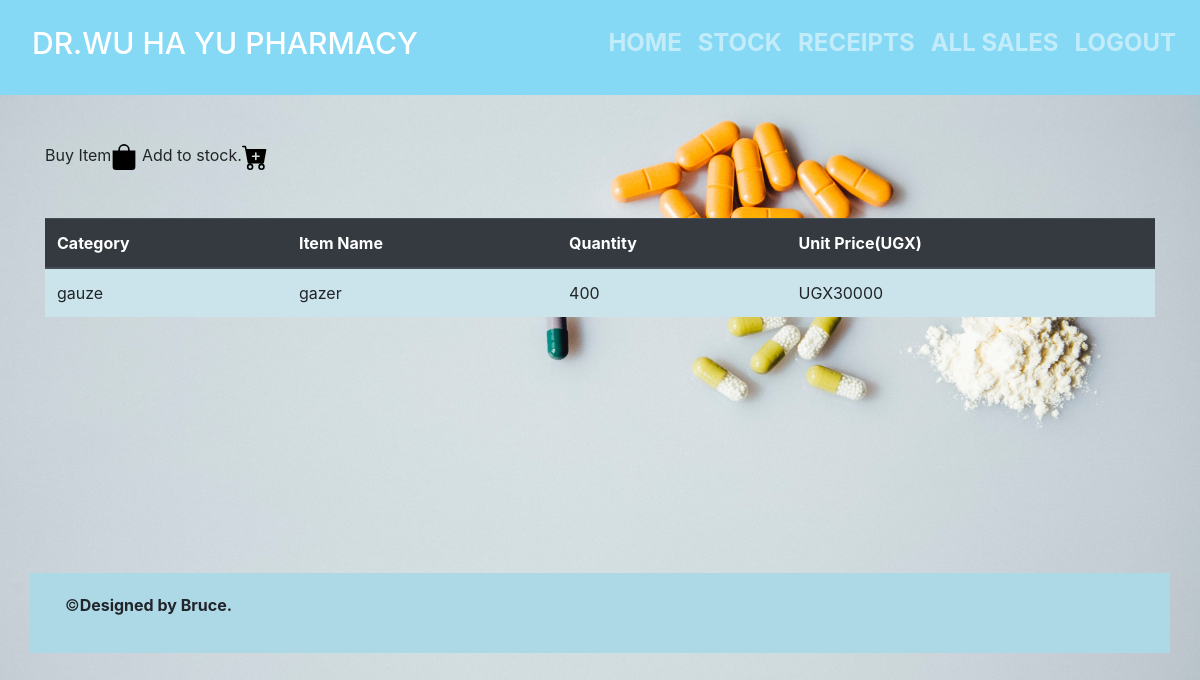
/home/16 (signed in), run on the app's committed database.
### salesmanager/models.py (models this page shows, shortened)
class Product(models.Model):
    category_name = models.ForeignKey(Category, on_delete = models.CASCADE, null = True, blank=True)
    item_name = models.CharField(max_length = 50, null = True, blank = True)
    total_quantity = models.IntegerField(default = 0, null = True, blank = True)
    issued_quantity =  models.IntegerField(default = 0, null = True, blank = True)
    received_quantity =  models.IntegerField(default = 0, null = True, blank = True)
    unit_price =  models.IntegerField(default = 0, null = True, blank = True)
    manufacturer =  models.CharField(max_length = 50, null = True, blank = True)
    brand =  models.CharField(max_length = 50, null = True, blank = True)

class Category(models.Model):
    name = models.CharField(max_length = 50, null = True, blank = True)
    def __str__(self):
        return self.name

### salesmanager/views.py (the view)
# urls.py: path('home/<int:product_id>', views.product_details, name='product_detail'),
@login_required
def product_details(request, product_id):
    product = Product.objects.get(id = product_id)
    return render(request, 'products/product_detail.html',{'product': product})

### templates/products/product_detail.html (shortened to what this page needs)
{% extends 'products/base.html'%} {% block content%}
<br></br>
<div class = "container">
  Buy Item<a href="{% url 'issue_item' product.id %}" ><svg xmlns="http://www.w3.org/2000/svg" width="26" height="26" fill="black" class="bi bi-bag-fill" viewBox="0 0 16 16">
      <path d="M8 1a2.5 2.5 0 0 1 2.5 2.5V4h-5v-.5A2.5 2.5 0 0 1 8 1zm3.5 3v-.5a3.5 3.5 0 1 0-7 0V4H1v10a2 2 0 0 0 2 2h10a2 2 0 0 0 2-2V4h-3.5z"/>
    </svg></a>
    Add to stock.<a href="{% url 'add_to_stock' product.id %}" ></a>
</div>
<br></br>
<div class = "container">
  <table class="table table-hover">
    <thead class="thead-dark">
      <tr>
        <th scope="col">Category</th>
        <th scope="col">Item Name</th>
        <th scope="col">Quantity</th>
        <th scope="col">Unit Price(UGX)</th>
      </tr>
    </thead>
    <tbody>
      <tr>
        <td>{{product.category_name}}</td>
        <td>{{product.item_name}}</td>
        <td>{{product.total_quantity}}</td>
        <td>UGX{{product.unit_price}}</td>
      </tr>
    </tbody>
  </table>
</div>
<br><br><br><br><br><br><br><br><br><br>
{% endblock%}

### salesmanager/static/css/main.css (style rules this page uses)
html,body { position: relative; overflow-x: hidden; background: url('/static/images/img4.jpg'); backdrop-filter: blur(5px); width: 100% !important; height: 100vh; display: table; position: relative; background-position: center; background-attachment: scroll; -o-background-size: cover; -moz-background-size: cover; -webkit-background-size: cover; background-size: cover; background-repeat: no-repeat; opacity: 0px; }
body::before { background-color: hsl(0, 0%, 98%); font-family: 'Open Sans'; background: url('/static/images/img4.jpg'); }
.table { background-color: #cbe4ec; }

### data on the page
Product: category_name "gauze", item_name "gazer", total_quantity "400", unit_price "30000"
